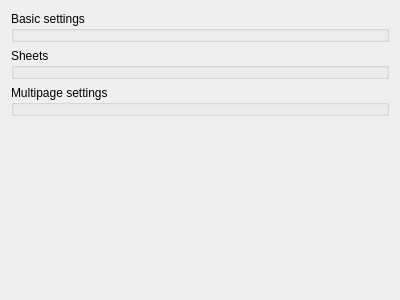
<?xml version="1.0" encoding="UTF-8"?>
<ui version="4.0">
 <class>Form</class>
 <widget class="QWidget" name="Form">
  <property name="geometry">
   <rect>
    <x>0</x>
    <y>0</y>
    <width>400</width>
    <height>300</height>
   </rect>
  </property>
  <property name="windowTitle">
   <string>Form</string>
  </property>
  <layout class="QVBoxLayout" name="verticalLayout">
   <item>
    <widget class="GroupBox" name="groupBox_2">
     <property name="title">
      <string>Basic settings</string>
     </property>
     <property name="template" stdset="0">
      <string>inspector-groupbox-room</string>
     </property>
    </widget>
   </item>
   <item>
    <widget class="GroupBox" name="groupBox">
     <property name="title">
      <string>Sheets</string>
     </property>
     <property name="template" stdset="0">
      <string>inspector-container-sheets</string>
     </property>
    </widget>
   </item>
   <item>
    <widget class="GroupBox" name="groupBox_3">
     <property name="title">
      <string>Multipage settings</string>
     </property>
     <property name="template" stdset="0">
      <string>inspector-groupbox-multipage</string>
     </property>
    </widget>
   </item>
   <item>
    <spacer name="verticalSpacer">
     <property name="orientation">
      <enum>Qt::Vertical</enum>
     </property>
     <property name="sizeHint" stdset="0">
      <size>
       <width>20</width>
       <height>40</height>
      </size>
     </property>
    </spacer>
   </item>
  </layout>
 </widget>
 <customwidgets>
  <customwidget>
   <class>GroupBox</class>
   <extends>QGroupBox</extends>
   <header>wallaby.frontends.qt.widgets.containers.groupBox</header>
  </customwidget>
 </customwidgets>
 <resources/>
 <connections/>
</ui>
